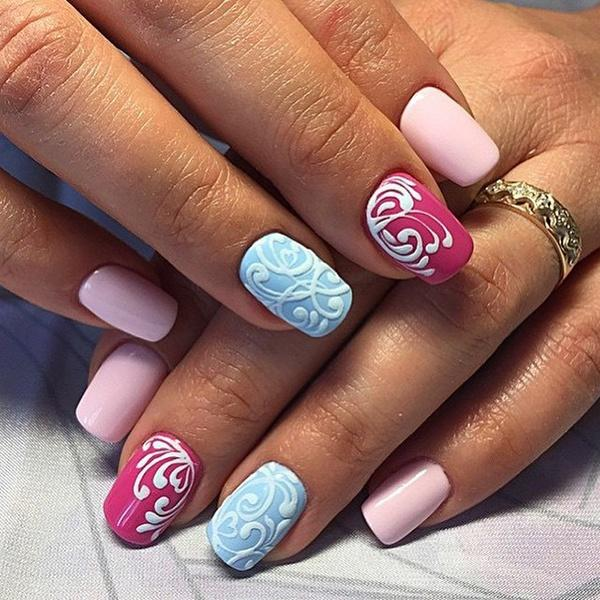
#> input picture I/1.jpg, 600 x 600 px; its folder holds only this picture in this run
$ python figure_detection.py   (older library calls are emulated)
#> lines starting #> are read from the running program, lines starting #| are printed output that depends on the picture; after the words box and inside, x2 and y2 are one past the last pixel; in counts of white or black regions, pixels touching at a corner belong together
import glob

import imutils
import numpy as np
import cv2
import os
from os.path import basename

for infile in glob.glob("I/*"):
    image = cv2.imread(infile)
#> image is the input picture: shape (600, 600, 3); mean B, G, R 105.7, 115.2, 154.7
    ratio = image.shape[0] / 300.0
#> ratio = 2
    orig = image.copy()
    #image = imutils.resize(image, height=300)

    # convert the image to grayscale, blur it, and find edges
    # in the image
    gray = cv2.cvtColor(image, cv2.COLOR_BGR2GRAY)
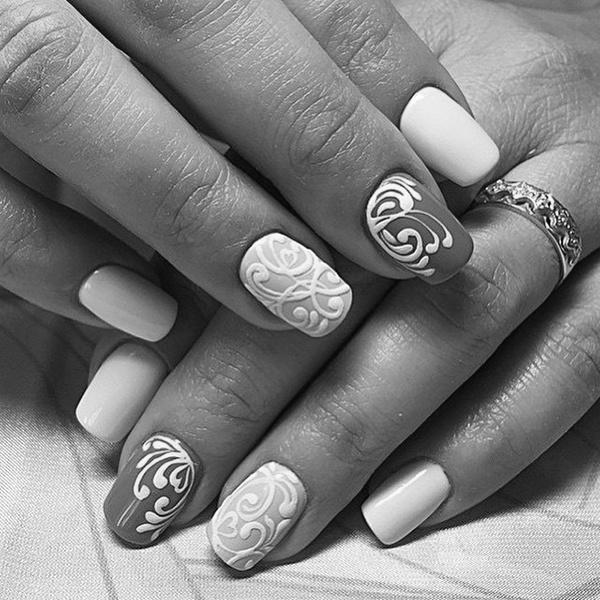
#> gray: shape (600, 600); min 1, max 255, mean 126
    gray = cv2.bilateralFilter(gray, 11, 17, 17)
    edged = cv2.Canny(gray, 30, 200)
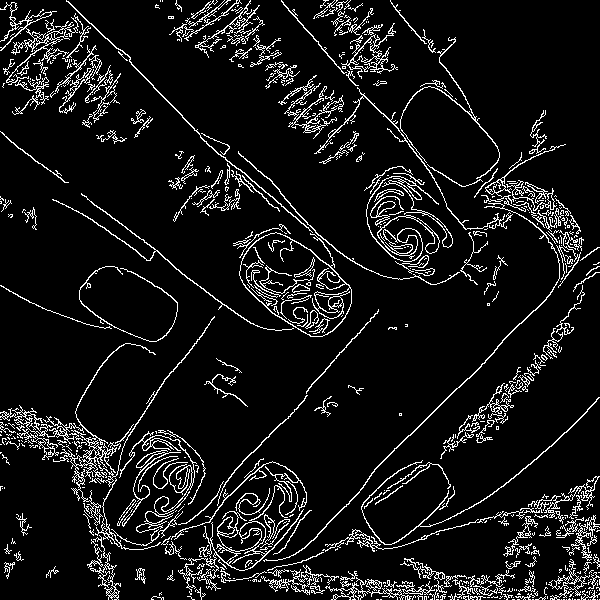
#> edged: shape (600, 600); 8.8% white in thin lines or dots
    cv2.imshow("E", edged)
    cv2.waitKey(0)
    # # find contours in the edged image, keep only the largest
    # # ones, and initialize our screen contour
    (_, cnts, _) = cv2.findContours(edged.copy(), cv2.RETR_EXTERNAL, cv2.CHAIN_APPROX_SIMPLE)
#> cnts = 534 contours, 432 with area under 20; largest, box (x1, y1, x2, y2) and area: (239, 232, 352, 337) 7452, (0, 316, 215, 526) 1400, (178, 485, 304, 583) 1367, (366, 176, 453, 262) 924, (341, 23, 398, 79) 679
    cnts = sorted(cnts, key=cv2.contourArea, reverse=True)
    screenCnt = None

    # loop over our contours
    for c in cnts:
        # approximate the contour
        peri = cv2.arcLength(c, True)
        approx = cv2.approxPolyDP(c, 0.02 * peri, True)

        # if our approximated contour has four points, then
        # we can assume that we have found our screen
        if len(approx) == 4:
            screenCnt = approx
            break
#> this loop made 27 passes
#> (peri, screenCnt) on pass 27: (643.9, [[478, 519], [383, 549], [352, 529], [322, 550]])
#> peri on passes 1 to 6: 455, 3159.9, 1513.2, 1469.5, 548.1, 1268

    cv2.drawContours(image, [screenCnt], -1, (0, 255, 0), 3)
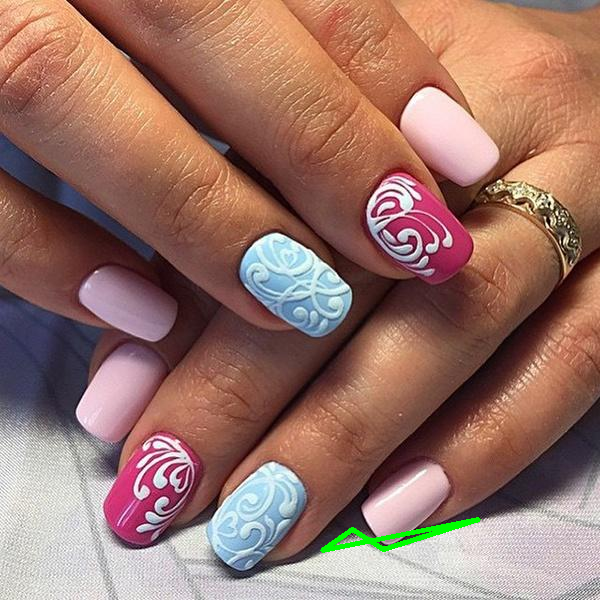
#> image: shape (600, 600, 3); 0.41% of pixels changed, all inside (x1, y1, x2, y2) = (320, 517, 481, 553)
    cv2.imshow("Game Boy Screen", image)
    cv2.waitKey(0)

$ run again, on I/13.jpg
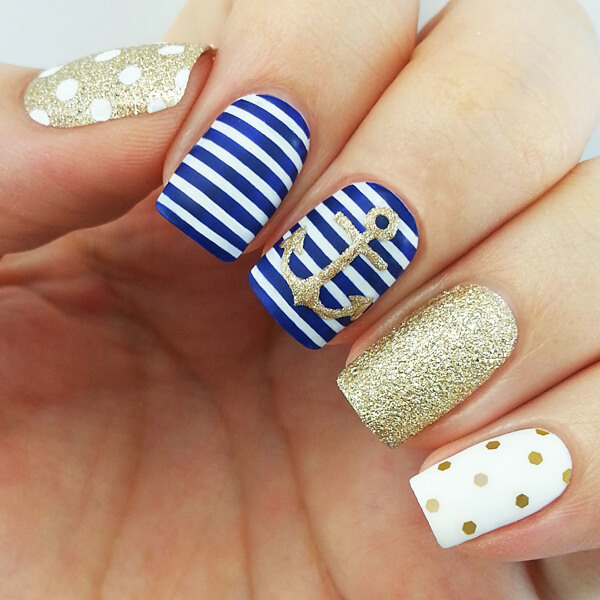
#> input picture I/13.jpg, 600 x 600 px
#> image is the input picture: shape (600, 600, 3); mean B, G, R 127.5, 146.8, 179.7
#> `edged = cv2.Canny(gray, 30, 200)`:
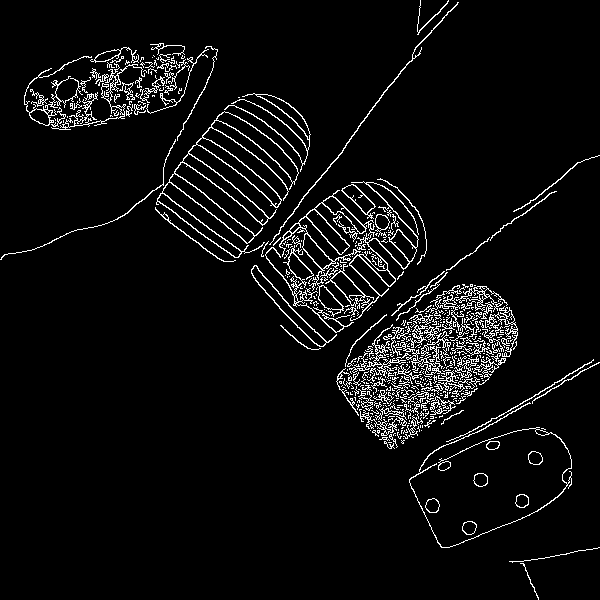
#> edged: shape (600, 600); 5.2% white in thin lines or dots
#> cnts = 486 contours, 419 with area under 20; largest, box (x1, y1, x2, y2) and area: (156, 111, 299, 258) 5670, (279, 190, 375, 317) 2121, (320, 181, 419, 321) 1444, (251, 265, 337, 347) 986, (224, 93, 311, 172) 610
#> the loop `for c in cnts:` made 28 passes
#> (peri, screenCnt) on pass 28: (216.7, [[155, 207], [217, 258], [235, 260], [218, 258]])
#> `cv2.drawContours(image, [screenCnt], -1, (0, 255, 0), 3)`:
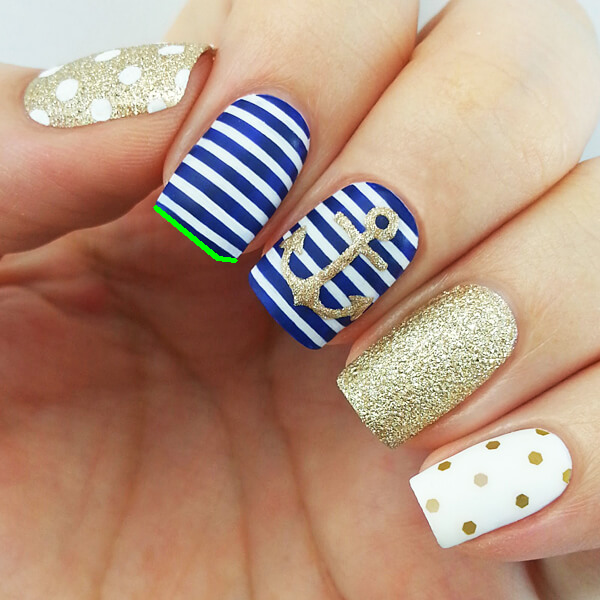
#> image: shape (600, 600, 3); 0.15% of pixels changed, all inside (x1, y1, x2, y2) = (153, 205, 238, 263)

$ run again, on I/14.jpg
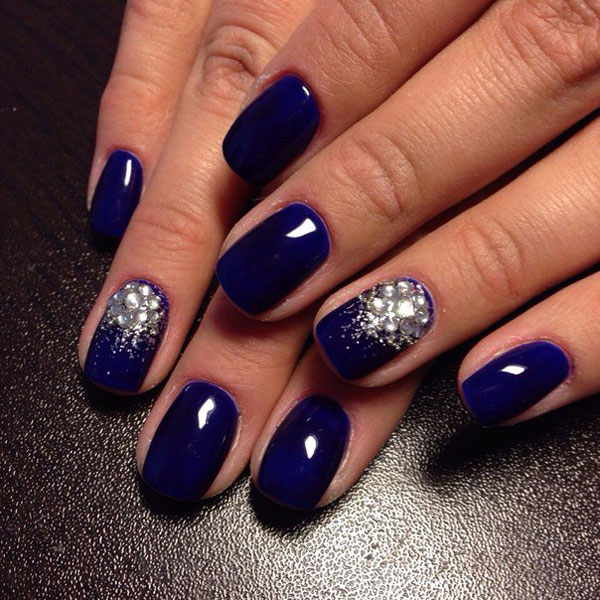
#> input picture I/14.jpg, 600 x 600 px
#> image is the input picture: shape (600, 600, 3); mean B, G, R 72.7, 76, 114
#> `edged = cv2.Canny(gray, 30, 200)`:
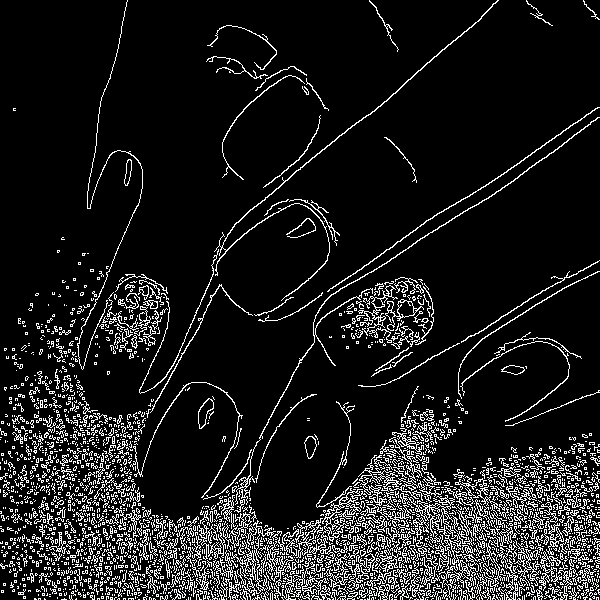
#> edged: shape (600, 600); 11.1% white in thin lines or dots
#> cnts = 2330 contours, 2179 with area under 20; largest, box (x1, y1, x2, y2) and area: (408, 495, 482, 588) 772, (321, 488, 367, 542) 412, (235, 117, 600, 505) 393, (214, 0, 499, 301) 336, (385, 299, 424, 331) 306
#> the loop `for c in cnts:` made 16 passes
#> (peri, screenCnt) on pass 16: (911.2, [[394, 439], [413, 483], [389, 489], [431, 501]])
#> `cv2.drawContours(image, [screenCnt], -1, (0, 255, 0), 3)`:
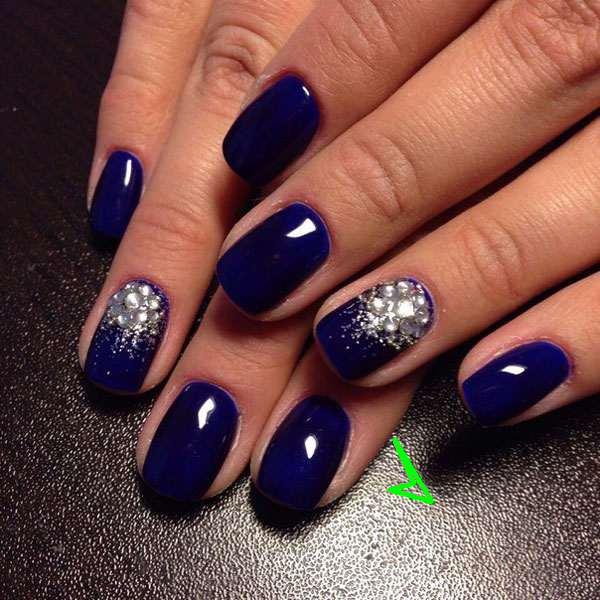
#> image: shape (600, 600, 3); 0.22% of pixels changed, all inside (x1, y1, x2, y2) = (387, 437, 434, 504)

$ run again, on I/15.jpg
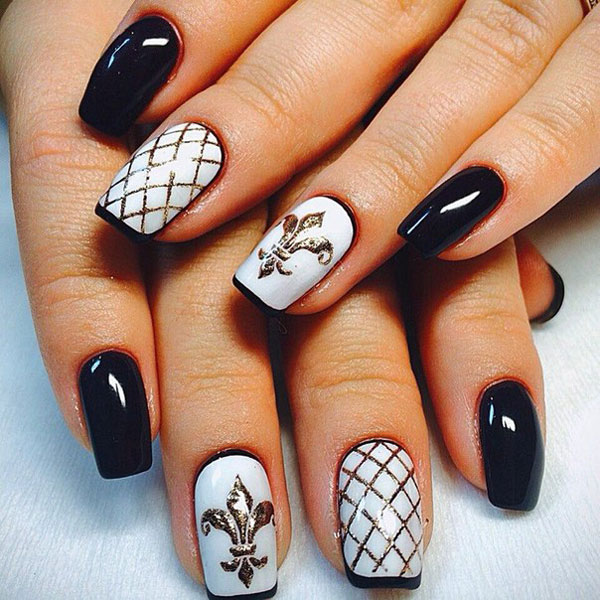
#> input picture I/15.jpg, 600 x 600 px
#> image is the input picture: shape (600, 600, 3); mean B, G, R 123.2, 139.4, 171.6
#> `edged = cv2.Canny(gray, 30, 200)`:
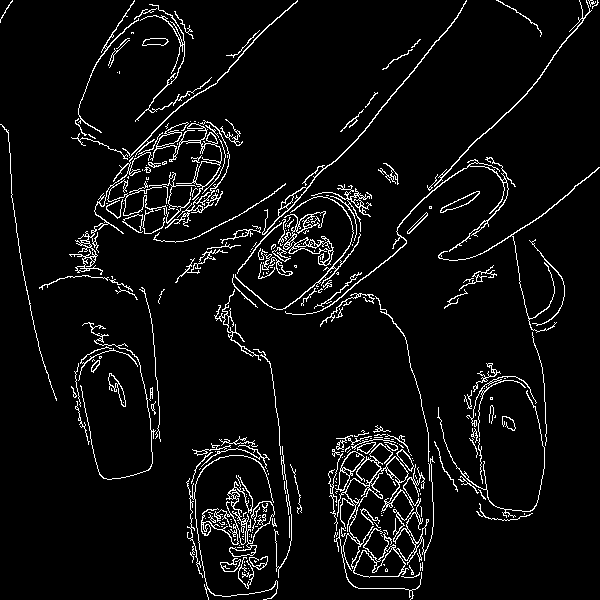
#> edged: shape (600, 600); 5.5% white in thin lines or dots
#> cnts = 265 contours, 212 with area under 20; largest, box (x1, y1, x2, y2) and area: (337, 443, 435, 578) 5990, (150, 122, 222, 200) 846, (283, 211, 334, 266) 842, (201, 475, 275, 557) 516, (335, 451, 365, 492) 466
#> the loop `for c in cnts:` made 9 passes
#> (peri, screenCnt) on pass 9: (98.33, [[479, 191], [442, 207], [440, 212], [468, 203]])
#> `cv2.drawContours(image, [screenCnt], -1, (0, 255, 0), 3)`:
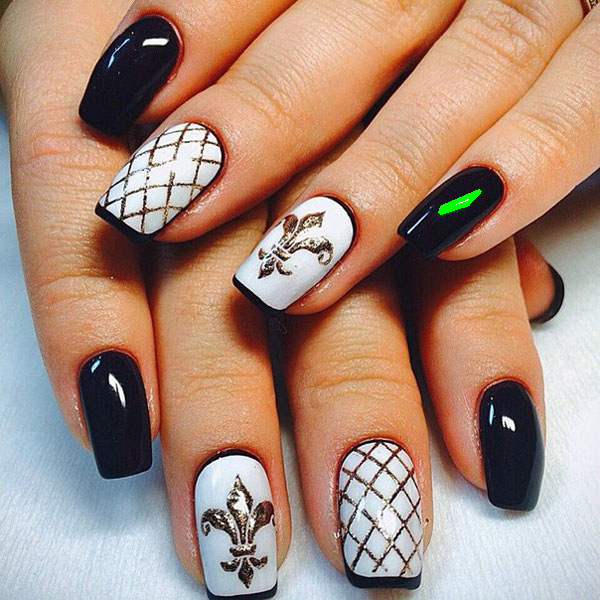
#> image: shape (600, 600, 3); 0.12% of pixels changed, all inside (x1, y1, x2, y2) = (438, 189, 482, 215)

$ run again, on I/10.jpg
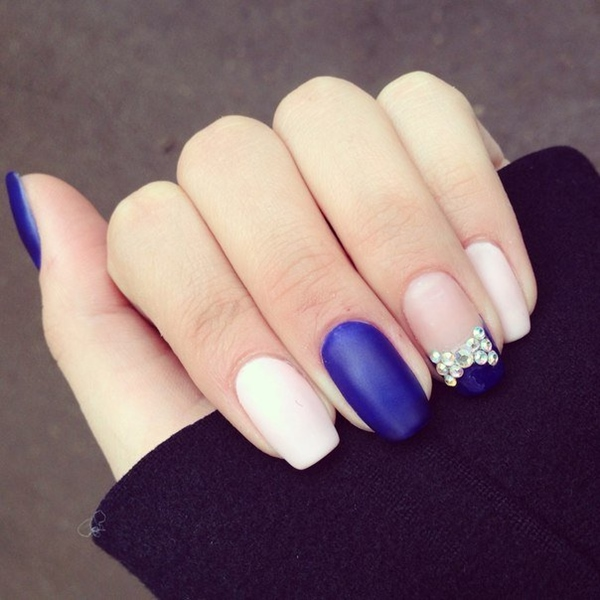
#> input picture I/10.jpg, 600 x 600 px
#> image is the input picture: shape (600, 600, 3); mean B, G, R 112.4, 107.4, 130.3
#> `edged = cv2.Canny(gray, 30, 200)`:
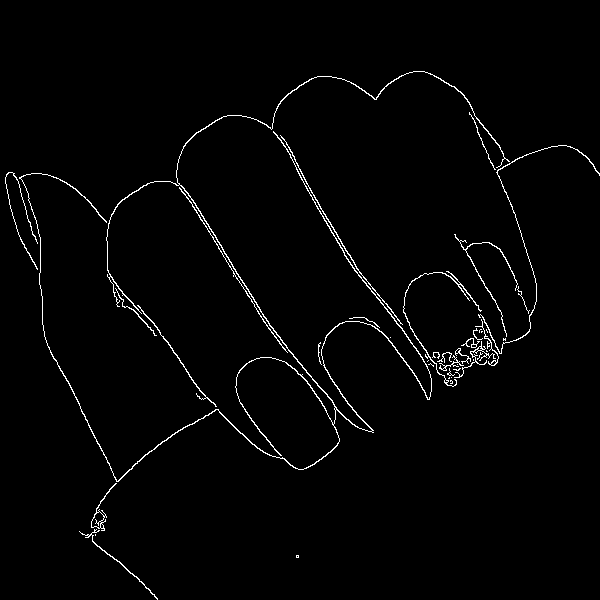
#> edged: shape (600, 600); 1.8% white in thin lines or dots, all inside (x1, y1, x2, y2) = (5, 71, 600, 600)
#> cnts = 41 contours, 25 with area under 20; largest, box (x1, y1, x2, y2) and area: (19, 71, 510, 482) 982, (91, 483, 117, 531) 170, (403, 271, 482, 387) 104, (280, 135, 403, 325) 94, (478, 145, 600, 354) 78
#> the loop `for c in cnts:` made 6 passes
#> (peri, screenCnt) on pass 6: (302.2, [[137, 305], [206, 397], [197, 396], [216, 406]])
#> `cv2.drawContours(image, [screenCnt], -1, (0, 255, 0), 3)`:
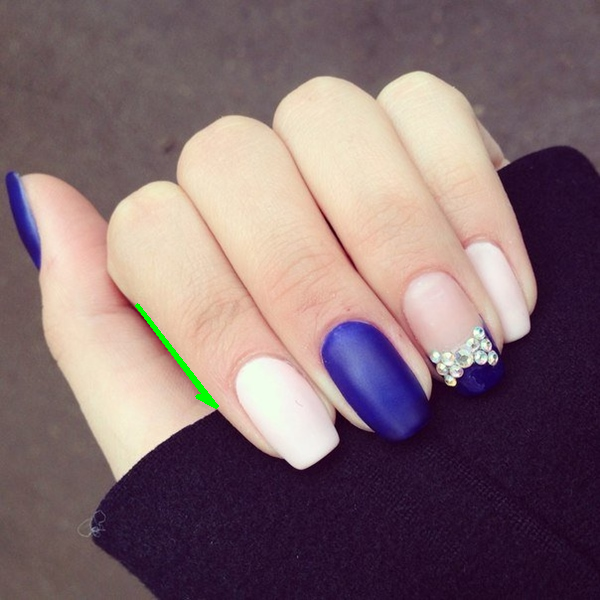
#> image: shape (600, 600, 3); 0.23% of pixels changed, all inside (x1, y1, x2, y2) = (135, 303, 219, 409)
